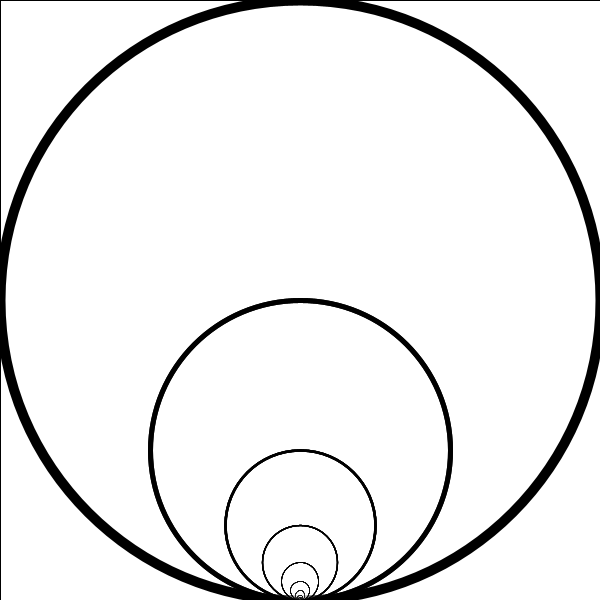
Frame 1 (no input)
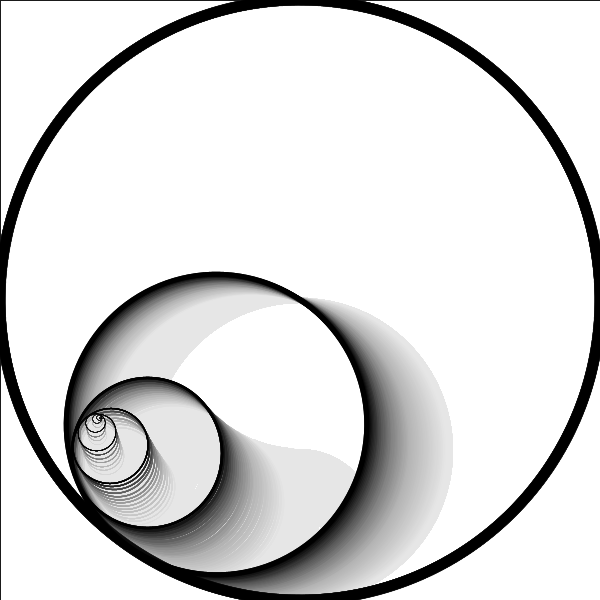
Frame 60 (the mouse pressed at the canvas centre just before this capture)
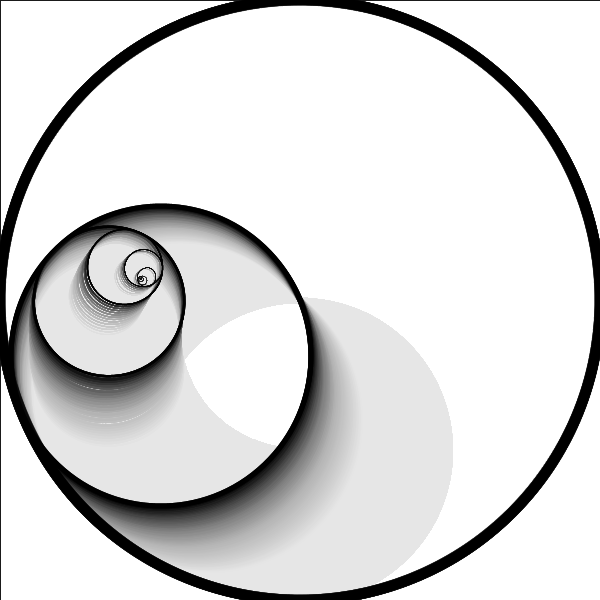
Frame 120 (the mouse held since frame 60 and released just before this capture)

The Processing sketch that drew these frames (run headless with seeded random() and noise(); from frame 60 on, the mouse is pressed at the canvas centre):

// Processing sketch: Recurssion81
// ── Recurssion81.pde

float a =0 ;
void setup(){
  size(600,600);
  background(255);
}
void draw(){
  fill(255,5);
  rect(0,0,width,height);
  //noFill();
  
  pushMatrix();
  translate(width/2,height/2);
  rotate(a);
  dC(0, 0,width,a);
  popMatrix();
  a+=0.01;
}

void dC(float x_,float y_, float r_, float a_){
  stroke(0);
 // fill(255);
  strokeWeight(r_/60);
  ellipse(x_,y_,r_,r_);
  if(r_>2){
    pushMatrix();
    translate(x_, y_+r_/4);
    rotate(a);
    dC(0,0,r_/2,a_);
    dC(0,0,r_/2,a_);
    popMatrix();
    
    
    
  }
}
